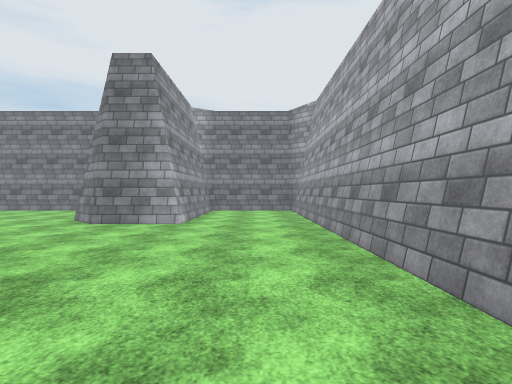
view 1 (above)

15 first-person views from a walk through a scene from a Unity 3-D project. The camera is 1.4 m above the floor, looks level and sees 80° across. The floor is counted in squares, 2 m on a side. Each view is taken from the middle of a square. On the plan, view 1 faces up. The plan holds only what a view shows up to about 10 squares ahead; the rest is blank. The place goes on beyond the plan. The player is left out. Some animated figures are not drawn. Surface patterns are stand-ins for the level's own textures.

view 2
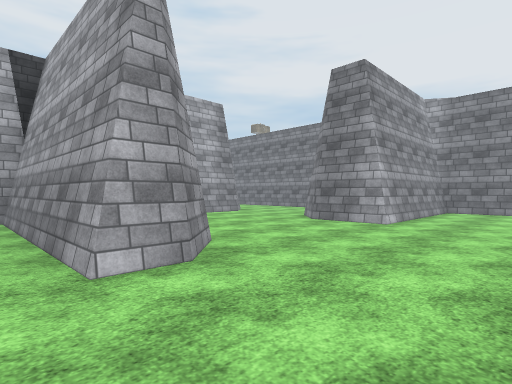

view 3
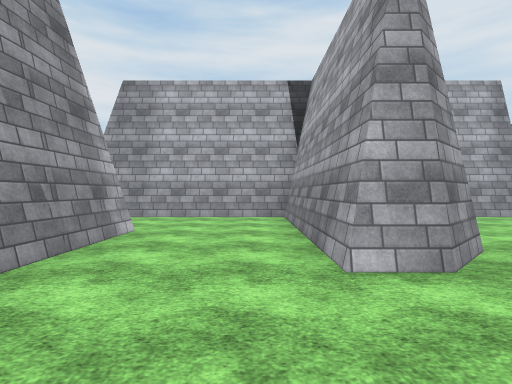

view 4
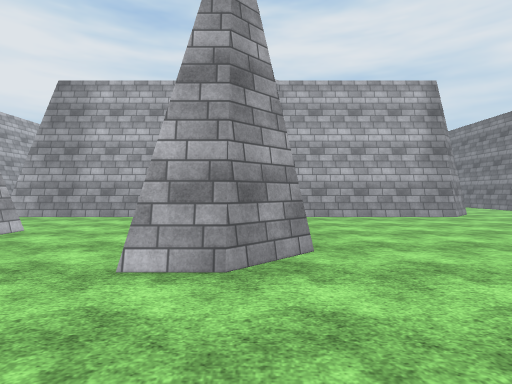

view 5
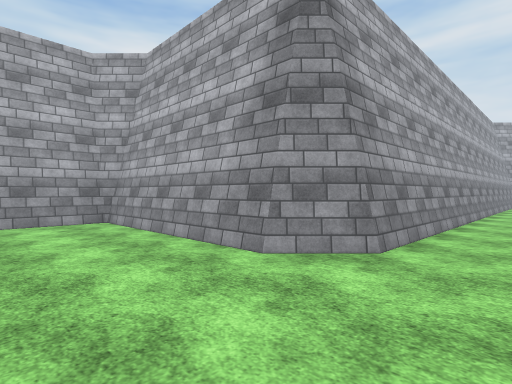

view 6
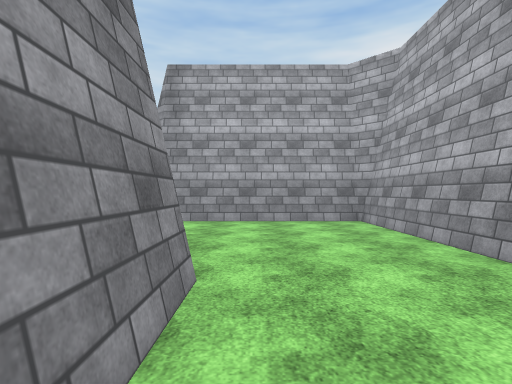

view 7
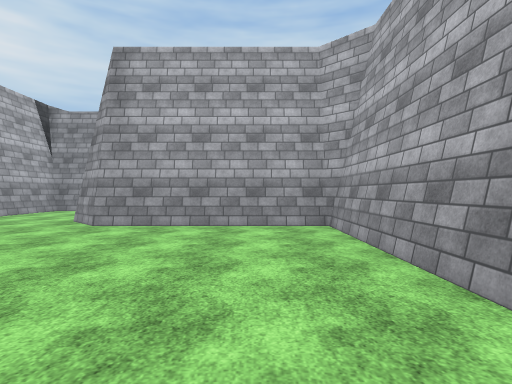

view 8
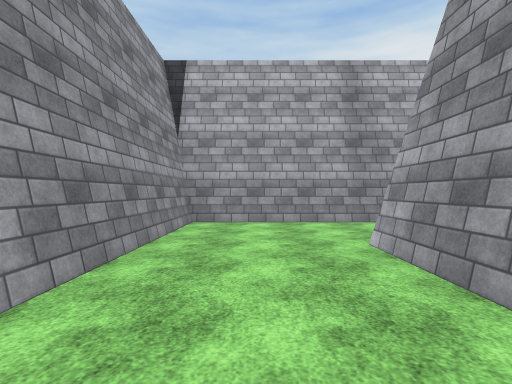

view 9
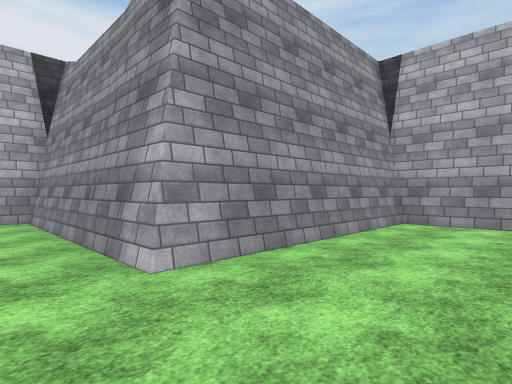

view 10
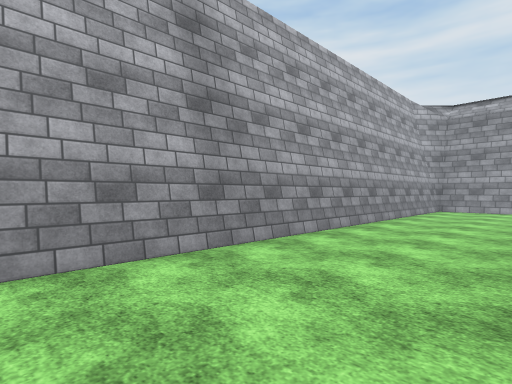

view 11
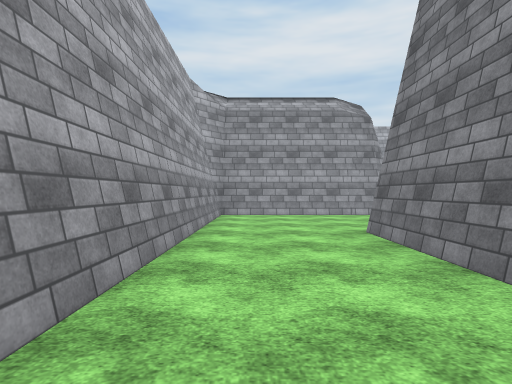

view 12
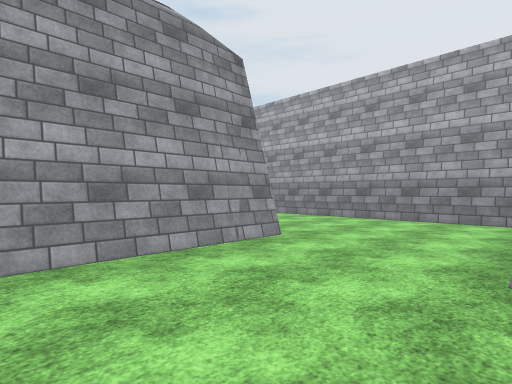

view 13
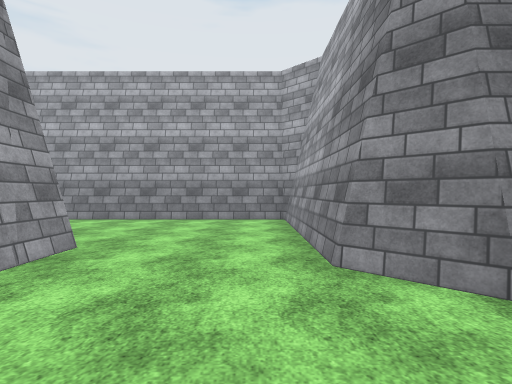

view 14
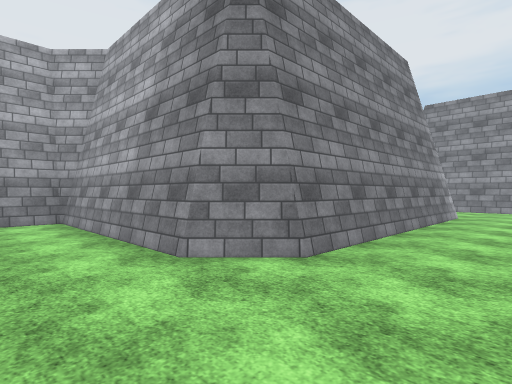

view 15
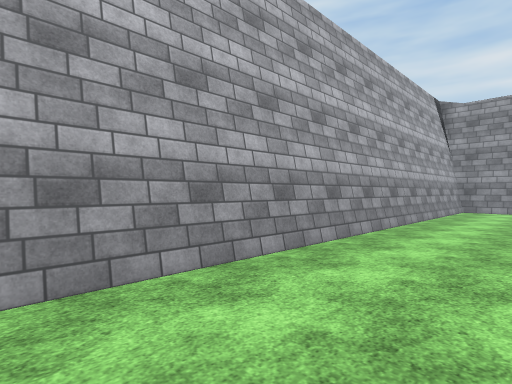

### Floor plan
Points are (right, up) in squares from view 1. A wall is a line through its corners. A room is listed if a view was taken in it or the views show most of it. See-through windows are left out.
Room 1 (views 1, 2, 3, 4, 5, 6, 7, 8, 9, 10, 15)
walls: (-1.7, 10.5) (-1.7, 6.7) (-3.5, 6.7) (-4.5, 7.7) (-4.5, 9.4); (1.5, -2.4) (1.5, 10); (-6.5, -8.1) (-4.5, -8.1) (-4.5, -2.3) (-2.5, -2.3); (-17.6, 8.4) (-8.5, 8.4) (-7.6, 7.5) (-7.6, 2.6) (-2.6, 2.6) (-1.7, 1.7) (-1.7, 0.9) (-7.6, 0.9) (-7.6, -4.9)
ways out: opening at (-7.5, -6.5) to room 2
Room 2 (views 11, 12, 13, 14)
walls: (-18.4, -3.1) (-18.4, -8.1) (-6.5, -8.1); (-7.6, -4.9) (-14.3, -4.9) (-15.2, -4.1) (-15.2, 0.9) (-21.4, 0.9)
ways out: opening at (-7.5, -6.5) to room 1

Where each view was taken, in squares from view 1:
view 1: 0 up, 0 right, facing up
view 2: 0 up, 1 right, facing up-left
view 3: 0 up, 1 right, facing left
view 4: 2 up, 1 right, facing left
view 5: 10 up, 5 left, facing down-left
view 6: 10 up, 5 left, facing down
view 7: 9 up, 6 left, facing down
view 8: 1 down, 6 left, facing down
view 9: 1 down, 7 left, facing down-right
view 10: 5 down, 6 left, facing down-left
view 11: 7 down, 9 left, facing left
view 12: 7 down, 15 left, facing up-left
view 13: 7 down, 16 left, facing up
view 14: 7 down, 17 left, facing up-right
view 15: 10 up, 1 left, facing down-right
